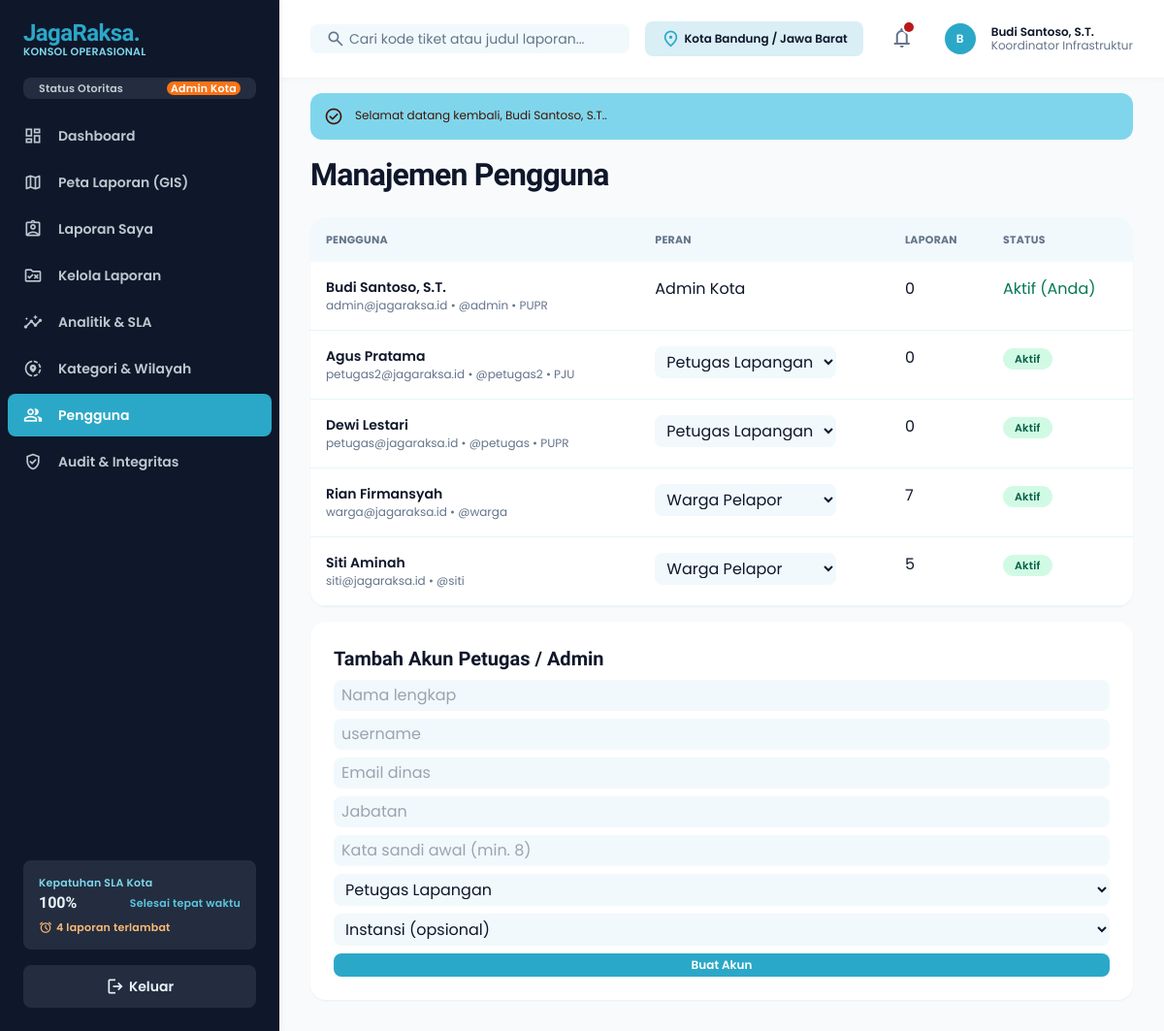
Screenshot of /pengguna.php (signed in) with the database file from the repository.
### tables this page shows
CREATE TABLE users (
  id          BIGINT UNSIGNED NOT NULL AUTO_INCREMENT,
  name        VARCHAR(150) NOT NULL,
  username    VARCHAR(50)  NOT NULL,
  email       VARCHAR(190) NOT NULL,
  phone       VARCHAR(25)  NULL,
  password    VARCHAR(255) NOT NULL,                  
  role        ENUM('admin','petugas','pelapor') NOT NULL DEFAULT 'pelapor',
  jabatan     VARCHAR(120) NULL,
  agency_id   INT UNSIGNED NULL,
  is_active   TINYINT(1)   NOT NULL DEFAULT 1,
  last_login  DATETIME     NULL,
  created_at  TIMESTAMP NOT NULL DEFAULT CURRENT_TIMESTAMP,
  PRIMARY KEY (id),
  UNIQUE KEY uq_users_username (username),
  UNIQUE KEY uq_users_email (email),
  KEY idx_users_role (role),
  CONSTRAINT fk_users_agency FOREIGN KEY (agency_id) REFERENCES agencies (id) ON DELETE SET NULL
);

CREATE TABLE agencies (
  id          INT UNSIGNED NOT NULL AUTO_INCREMENT,
  code        VARCHAR(20)  NOT NULL,
  name        VARCHAR(150) NOT NULL,
  created_at  TIMESTAMP NOT NULL DEFAULT CURRENT_TIMESTAMP,
  PRIMARY KEY (id),
  UNIQUE KEY uq_agencies_code (code)
);

### includes/core_v2.php (called while the page is built, shortened)
<?php
function sql_overdue_expr($a = 'r')
{
    return "(CASE WHEN {$a}.status = 'pending' THEN {$a}.respond_due_at ELSE {$a}.resolve_due_at END) < NOW()";
}
function sla_overview()
{
    $c = ['overdue' => 0, 'compliance' => null];
    try {
        $c['overdue'] = (int)db()->query("SELECT COUNT(*) FROM reports WHERE deleted_at IS NULL AND status IN ('pending','proses') AND " . sql_overdue_expr('reports'))->fetchColumn();
        $row = db()->query("SELECT COUNT(*) n, SUM(resolved_at <= resolve_due_at) ok FROM reports
                            WHERE deleted_at IS NULL AND status = 'selesai' AND resolved_at IS NOT NULL AND resolve_due_at IS NOT NULL")->fetch();
        $c['compliance'] = ($row && (int)$row['n'] > 0) ? round((int)$row['ok'] / (int)$row['n'] * 100, 1) : null;
    } catch (Throwable $ex) {
    }
    return $c;
}

### pengguna.php (the view, shortened to what this page needs)
<?php
require_once __DIR__ . '/config.php';
$user   = require_role('admin');
$active = 'pengguna';
$q = trim($_GET['q'] ?? '');
$st = db()->prepare("SELECT u.*, a.code agency, (SELECT COUNT(*) FROM reports r WHERE r.user_id = u.id) n FROM users u LEFT JOIN agencies a ON a.id = u.agency_id
                     WHERE u.name LIKE ? OR u.email LIKE ? OR u.username LIKE ? ORDER BY u.role, u.name");
$st->execute(["%$q%", "%$q%", "%$q%"]);
$users = $st->fetchAll();
include __DIR__ . '/includes/app_top.php';
?>
<h1 class="font-headline-xl text-headline-xl tracking-tight mb-space-lg">Manajemen Pengguna</h1>
<div class="grid grid-cols-1 xl:grid-cols-3 gap-gutter-sm items-start">
  <div class="xl:col-span-2 bg-surface-container-lowest rounded-xl shadow-sm overflow-x-auto">
    <table class="w-full text-left"><thead class="bg-surface-container-low font-label-sm text-label-sm uppercase text-on-surface-variant"><tr><th class="p-space-md">Pengguna</th><th class="p-space-md">Peran</th><th class="p-space-md">Laporan</th><th class="p-space-md">Status</th></tr></thead><tbody>
    <?php foreach ($users as $u): $self = (int)$u['id'] === (int)$user['id']; ?>
      <tr class="border-b border-surface-container align-top"><td class="p-space-md"><div class="font-label-lg text-label-lg"><?= e($u['name']) ?></div><div class="font-body-sm text-body-sm text-on-surface-variant"><?= e($u['email']) ?> • @<?= e($u['username']) ?><?= $u['agency'] ? ' • ' . e($u['agency']) : '' ?></div></td>
        <td class="p-space-md"><?php if ($self): ?><?= e(role_label($u['role'])) ?><?php else: ?><form method="post"><?= csrf_field() ?><input type="hidden" name="do" value="role"><input type="hidden" name="id" value="<?= $u['id'] ?>">
          <select name="role" onchange="this.form.submit()" class="rounded bg-surface-container-low px-2 py-1"><?php foreach (['admin', 'petugas', 'pelapor'] as $r): ?><option value="<?= $r ?>" <?= $u['role'] === $r ? 'selected' : '' ?>><?= e(role_label($r)) ?></option><?php endforeach; ?></select></form><?php endif; ?></td>
        <td class="p-space-md"><?= (int)$u['n'] ?></td>
        <td class="p-space-md"><?php if ($self): ?><span class="text-emerald-700 font-label-sm">Aktif (Anda)</span><?php else: ?><form method="post"><?= csrf_field() ?><input type="hidden" name="do" value="toggle"><input type="hidden" name="id" value="<?= $u['id'] ?>"><button class="px-3 py-1 rounded-full font-label-sm text-label-sm <?= $u['is_active'] ? 'bg-emerald-100 text-emerald-800' : 'bg-red-100 text-red-800' ?>"><?= $u['is_active'] ? 'Aktif' : 'Nonaktif' ?></button></form><?php endif; ?></td></tr>
    <?php endforeach; ?></tbody></table>
  </div>
  <div class="bg-surface-container-lowest rounded-xl shadow-sm p-space-lg">
    <h2 class="font-headline-md text-headline-md mb-space-sm">Tambah Akun Petugas / Admin</h2>
    <form method="post" class="flex flex-col gap-space-sm"><?= csrf_field() ?><input type="hidden" name="do" value="add">
      <input name="name" placeholder="Nama lengkap" required class="<?= $f ?>"/><input name="username" placeholder="username" required class="<?= $f ?>"/><input name="email" type="email" placeholder="Email dinas" required class="<?= $f ?>"/>
      <input name="jabatan" placeholder="Jabatan" class="<?= $f ?>"/><input name="password" type="password" minlength="8" placeholder="Kata sandi awal (min. 8)" required class="<?= $f ?>"/>
      <select name="role" class="<?= $f ?>"><option value="petugas">Petugas Lapangan</option><option value="admin">Admin Kota</option></select>
      <select name="agency_id" class="<?= $f ?>"><option value="">Instansi (opsional)</option><?php foreach (agencies() as $a): ?><option value="<?= $a['id'] ?>"><?= e($a['name']) ?></option><?php endforeach; ?></select>
      <button class="py-space-xs rounded bg-primary text-on-primary font-label-md text-label-md">Buat Akun</button></form>
  </div>
</div>
<?php include __DIR__ . '/includes/app_bottom.php'; ?>

### includes/app_top.php (shortened to what this page needs)
<?php
require_once __DIR__ . '/../config.php';
$user = $user ?? require_login();
$menu = [
    ['dashboard',      'dashboard.php',        'dashboard',       'Dashboard',           ['admin','petugas','pelapor']],
    ['peta',           'peta.php',             'map',             'Peta Laporan (GIS)',  ['admin','petugas','pelapor']],
    ['laporan-saya',   'laporan-saya.php',     'assignment_ind',  'Laporan Saya',        ['admin','petugas','pelapor']],
    ['kelola',         'kelola-laporan.php',   'rule_folder',     'Kelola Laporan',      ['admin','petugas']],
    ['analitik',       'analitik.php',         'insights',        'Analitik & SLA',      ['admin','petugas']],
    ['kategori',       'kategori-wilayah.php', 'share_location',  'Kategori & Wilayah',  ['admin']],
    ['pengguna',       'pengguna.php',         'group',           'Pengguna',            ['admin']],
    ['audit',          'audit.php',            'verified_user',   'Audit & Integritas',  ['admin']],
];
$unread = (int)db()->query('SELECT COUNT(*) FROM notifications WHERE is_read = 0 AND user_id = ' . (int)$user['id'])->fetchColumn();
$sla = sla_overview();
$slaPct = $sla['compliance'] === null ? '-' : $sla['compliance'] . '%';
$searchAction = is_staff($user) ? 'kelola-laporan.php' : 'laporan-saya.php';
include __DIR__ . '/head.php';
?>
<body class="bg-background font-body-md text-on-surface antialiased">
<aside id="sidebar" class="fixed left-0 top-0 h-full w-72 bg-inverse-surface text-inverse-on-surface z-[1200] flex flex-col justify-between shadow-[0_1px_8px_rgba(16,42,67,0.08)] -translate-x-full lg:translate-x-0 transition-transform">
  <div class="flex flex-col">
    <a href="index.php" class="h-20 px-space-lg flex items-center gap-space-md">
      <div class="flex flex-col">
        <span class="font-extrabold text-2xl text-primary tracking-tight leading-none" style="font-family:'Bricolage Grotesque',Poppins,sans-serif">JagaRaksa.</span>
        <span class="font-label-sm text-label-sm text-tertiary-fixed leading-none mt-space-2xs">KONSOL OPERASIONAL</span>
      </div>
    </a>
    <div class="px-space-lg mb-space-md">
      <div class="flex items-center justify-between px-space-md py-space-xs rounded bg-surface-variant/10">
        <span class="font-label-sm text-label-sm text-inverse-on-surface/80">Status Otoritas</span>
        <span class="font-label-sm text-label-sm px-space-xs rounded bg-tertiary-container text-on-tertiary-container"><?= e(role_label($user['role'])) ?></span>
      </div>
    </div>
    <nav class="flex flex-col gap-space-xs px-space-sm">
      <?php foreach ($menu as [$key, $href, $icon, $label, $roles]): if (!in_array($user['role'], $roles, true)) continue;
        $on = ($active ?? '') === $key; ?>
        <a href="<?= $href ?>" <?= $on ? 'aria-current="page"' : '' ?>
           class="flex items-center gap-space-md px-space-md py-space-sm rounded transition-colors <?= $on ? 'bg-primary-container text-on-primary-container font-bold' : 'text-inverse-on-surface/80 hover:bg-surface-variant/20 hover:text-inverse-on-surface' ?>">
          <span class="material-symbols-outlined text-xl"><?= $icon ?></span>
          <span class="font-label-lg text-label-lg"><?= e($label) ?></span>
        </a>
      <?php endforeach; ?>
    </nav>
  </div>
  <div class="p-space-lg flex flex-col gap-space-md">
    <div class="p-space-md rounded bg-surface-variant/10 text-inverse-on-surface/80 flex flex-col gap-space-2xs">
      <span class="font-label-sm text-label-sm text-tertiary-fixed">Kepatuhan SLA Kota</span>
      <div class="flex items-center justify-between">
        <span class="font-headline-sm text-headline-sm text-inverse-on-surface"><?= e($slaPct) ?></span>
        <span class="font-label-sm text-label-sm text-tertiary-fixed-dim">Selesai tepat waktu</span>
      </div>
      <?php if (is_staff($user) && $sla['overdue'] > 0): ?>
      <a href="kelola-laporan.php?sla=overdue" class="mt-space-xs inline-flex items-center gap-1 font-label-sm text-label-sm text-orange-300 hover:underline"><span class="material-symbols-outlined text-[14px]">alarm</span><?= (int)$sla['overdue'] ?> laporan terlambat</a>
      <?php endif; ?>
    </div>
    <form method="post" action="logout.php"><?= csrf_field() ?>
      <button type="submit" class="w-full flex items-center justify-center gap-space-xs px-space-md py-space-sm rounded bg-surface-variant/10 hover:bg-surface-variant/25 transition-colors font-label-lg text-label-lg">
        <span class="material-symbols-outlined text-xl">logout</span> Keluar
      </button>
    </form>
  </div>
</aside>
<div class="lg:pl-72">
  <header class="fixed top-0 left-0 lg:left-72 right-0 h-20 bg-surface-container-lowest/90 backdrop-blur-md shadow-[0_1px_8px_rgba(16,42,67,0.04)] z-[1100] flex items-center justify-between px-margin-mobile lg:px-gutter-lg gap-space-md">
    <form method="get" action="<?= $searchAction ?>" class="flex items-center gap-space-md flex-1 max-w-lg">
      <div class="relative w-full">
        <span class="material-symbols-outlined absolute left-space-md top-1/2 -translate-y-1/2 text-on-surface-variant text-xl">search</span>
        <input name="q" value="<?= e($_GET['q'] ?? '') ?>" class="w-full pl-10 pr-space-md py-space-xs rounded bg-surface-container-low text-on-surface placeholder:text-on-surface-variant focus:outline-none focus:ring-2 focus:ring-primary font-body-md text-body-md" placeholder="Cari kode tiket atau judul laporan..." type="text"/>
      </div>
    </form>
    <div class="flex items-center gap-space-lg">
      <div class="hidden md:flex items-center gap-space-xs px-space-md py-space-xs rounded bg-surface-container-high text-on-surface">
        <span class="material-symbols-outlined text-primary text-xl">location_on</span>
        <span class="font-label-md text-label-md">Kota Bandung / Jawa Barat</span>
      </div>
      <div class="relative">
        <button type="button" onclick="document.getElementById('notifBox').classList.toggle('hidden')" class="relative p-space-xs rounded hover:bg-surface-container text-on-surface-variant hover:text-on-surface transition-colors">
          <span class="material-symbols-outlined text-2xl">notifications</span>
          <?php if ($unread): ?><span class="absolute top-1 right-1 w-2.5 h-2.5 rounded-full bg-error ring-2 ring-surface-container-lowest"></span><?php endif; ?>
        </button>
      </div>
      <div class="flex items-center gap-space-md pl-space-xs">
        <?= user_avatar($user) ?>
        <div class="hidden sm:flex flex-col text-left">
          <span class="font-label-md text-label-md text-on-surface leading-none"><?= e($user['name']) ?></span>
          <span class="font-body-sm text-body-sm text-on-surface-variant leading-none mt-space-2xs"><?= e($user['jabatan'] ?: role_label($user['role'])) ?></span>
        </div>
      </div>
    </div>
  </header>
  <main class="relative pt-20 bg-background min-h-screen px-margin-mobile lg:px-gutter-lg py-space-xl">
    <div class="flex flex-col w-full pt-space-md">
    <?= flash_render() ?>

### config.php (shortened to what this page needs)
<?php
function db()
{
    static $pdo = null;
    if ($pdo === null) {
        try {
            $pdo = new PDO(
                'mysql:host=' . DB_HOST . ';port=' . DB_PORT . ';dbname=' . DB_NAME . ';charset=utf8mb4',
                DB_USER,
                DB_PASS,
                [
                    PDO::ATTR_ERRMODE            => PDO::ERRMODE_EXCEPTION,
                    PDO::ATTR_DEFAULT_FETCH_MODE => PDO::FETCH_ASSOC,
                    PDO::ATTR_EMULATE_PREPARES   => true,
                ]
            );
            $pdo->exec("SET time_zone = '+07:00'");
        } catch (PDOException $ex) {
            http_response_code(500);
            $msg = 'Koneksi database gagal. Pastikan MySQL berjalan, database.sql sudah diimpor, dan kredensial di config.php benar.';
            if (APP_DEBUG) {
                $msg .= "\n\nDetail: " . $ex->getMessage() . "\n\nBuka diagnosa.php untuk pemeriksaan lengkap.";
            }
            header('Content-Type: text/plain; charset=utf-8');
            exit($msg);
        }
    }
    return $pdo;
}
function e($v)
{
    return htmlspecialchars((string)$v, ENT_QUOTES | ENT_SUBSTITUTE, 'UTF-8');
}
function flash_render()
{
    $f = $_SESSION['flash'];
    $ok  = $f['type'] === 'success';
    $cls = $ok ? 'bg-tertiary-fixed text-on-tertiary-fixed' : 'bg-error-container text-on-error-container';
    $ico = $ok ? 'check_circle' : 'error';
    return '<div class="flex items-start gap-3 p-3.5 rounded-lg mb-4 ' . $cls . '">'
        . '<span class="material-symbols-outlined text-[20px] shrink-0">' . $ico . '</span>'
        . '<p class="font-body-sm text-body-sm">' . e($f['msg']) . '</p></div>';
}
function current_user()
{
    static $loaded = false, $user = null;
    if (!$loaded) {
        if (!empty($_SESSION['uid'])) {
            $st = db()->prepare('SELECT u.*, a.name AS agency_name FROM users u
                                 LEFT JOIN agencies a ON a.id = u.agency_id
                                 WHERE u.id = ? AND u.is_active = 1');
            $st->execute([(int)$_SESSION['uid']]);
            $user = $st->fetch() ?: null;
        }
    }
    return $user;
}
function is_staff($u = null)
{
    $u = $u ?: current_user();
    return $u && in_array($u['role'], ['admin', 'petugas'], true);
}
function require_login()
{
    $u = current_user();
    return $u;
}
function require_role(...$roles)
{
    $u = require_login();
    return $u;
}
function role_label($role)
{
    $m = ['admin' => 'Admin Kota', 'petugas' => 'Petugas Lapangan', 'pelapor' => 'Warga Pelapor'];
    return $m[$role] ?? $role;
}
function user_avatar($u)
{
    $initial = mb_strtoupper(mb_substr($u['name'], 0, 1));
    return '<div class="w-8 h-8 rounded-full bg-primary-container text-on-primary-container flex items-center justify-center font-label-md text-label-md">'
        . e($initial) . '</div>';
}
require_once __DIR__ . '/includes/core_v2.php';

### includes/head.php (style rules this page uses)
.material-symbols-outlined { font-variation-settings:'FILL' 0,'wght' 400,'GRAD' 0,'opsz' 24 }
body { font-family:Poppins,sans-serif }
html { scroll-behavior:smooth }

### rows the page displays
users: role "Admin Kota", name "B", name "Budi Santoso, S.T.", jabatan "Koordinator Infrastruktur", email "admin@jagaraksa.id", username "admin", agency.code "PUPR", n "0", shows "Aktif (Anda)"
users: name "Agus Pratama", email "petugas2@jagaraksa.id", username "petugas2", agency.code "PJU", n "0", is_active "Aktif"
users: name "Dewi Lestari", email "petugas@jagaraksa.id", username "petugas", agency.code "PUPR", n "0", is_active "Aktif"
users: name "Rian Firmansyah", email "warga@jagaraksa.id", username "warga", n "7", is_active "Aktif"
users: name "Siti Aminah", email "siti@jagaraksa.id", username "siti", n "5", is_active "Aktif"

### other values shown
$label "Dashboard"
$label "Peta Laporan (GIS)"
$label "Laporan Saya"
$label "Kelola Laporan"
$label "Analitik & SLA"
$label "Kategori & Wilayah"
$label "Pengguna"
$label "Audit & Integritas"
$slaPct "100%"
$sla['overdue'] "4"
$f['msg'] "Selamat datang kembali, Budi Santoso, S.T.."
form field role "Petugas Lapangan"
form field role "Warga Pelapor"
